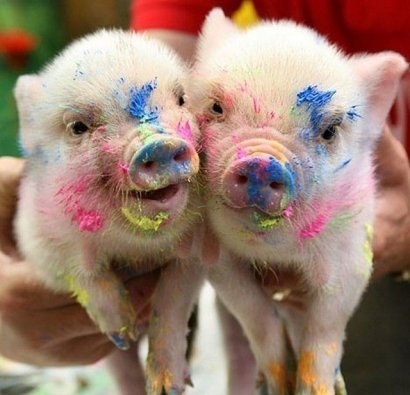
#> input picture LAB3/imgs-P3/1330546519_1-2.jpg, 410 x 395 px; its folder holds only this picture in this run
$ python LAB3-t3.py
#> lines starting #> are read from the running program, lines starting #| are printed output that depends on the picture
import numpy as np
import matplotlib.pyplot as plt
import time
from scipy.signal import convolve2d
import os
from PIL import Image

def my_mask(n):
    matrix = -np.ones((n+1, n+1))
    for i in range(n+1):
        matrix[i, :i+1] = 1
    np.fill_diagonal(matrix, 0)
    return matrix

def convolution_spatial_domain(image, mask):
    return convolve2d(image, mask, mode='same')

def convolution_frequency_domain(image, mask):
    fimage = np.fft.fft2(image, s=image.shape)
    fmask = np.fft.fft2(mask, s=image.shape)
    fconvolution = fimage * fmask
    return np.fft.ifft2(fconvolution).real

def measure_time(func, image, mask):
    start_time = time.time()
    func(image, mask)
    return time.time() - start_time

def load_and_resize_images_from_folder(folder, target_size=(256, 256)):
#> called with folder = './imgs-P3/', target_size = (256, 256)
    images = []
    for filename in os.listdir(folder):
        if filename.lower().endswith(('.jpg', '.png', '.jpeg')):
            img_path = os.path.join(folder, filename)
            with Image.open(img_path) as img:
#> img is the input picture: PIL image 410x395 RGB; mean R, G, B 153.3, 126.3, 111.5
                img_resized = img.resize(target_size)
                images.append(np.array(img_resized.convert('L')))
    return images

# Путь к папке с изображениями
folder_path = './imgs-P3/'  # Замените на ваш путь

# Загрузка и изменение размера изображений из папки
loaded_images = load_and_resize_images_from_folder(folder_path)
#> loaded_images = 1 item

mask_sizes = [3, 5, 7]  # Размеры масок для тестирования
times_spatial = {mask_size: [] for mask_size in mask_sizes}
times_frequency = {mask_size: [] for mask_size in mask_sizes}

for image in loaded_images:
    for mask_size in mask_sizes:
        mask = my_mask(mask_size)

        # Измерение времени
        time_spatial = measure_time(convolution_spatial_domain, image, mask)
        time_frequency = measure_time(convolution_frequency_domain, image, mask)

        times_spatial[mask_size].append(time_spatial)
        times_frequency[mask_size].append(time_frequency)
#> this loop made 1 pass

# Вычисление среднего времени выполнения для каждого размера маски
avg_times_spatial = [np.mean(times_spatial[mask_size]) for mask_size in mask_sizes]
#> avg_times_spatial = [0.00272, 0.00538, 0.0086]
avg_times_frequency = [np.mean(times_frequency[mask_size]) for mask_size in mask_sizes]
#> avg_times_frequency = [0.0064, 0.00567, 0.00558]

# Построение графиков
plt.figure(figsize=(10, 6))
plt.plot(mask_sizes, avg_times_spatial, marker='o', label='Spatial Domain')
plt.plot(mask_sizes, avg_times_frequency, marker='x', label='Frequency Domain')
plt.xlabel('Mask Size')
plt.ylabel('Average Time (seconds)')
plt.title('Average Convolution Times for Different Mask Sizes')
plt.legend()
plt.show()
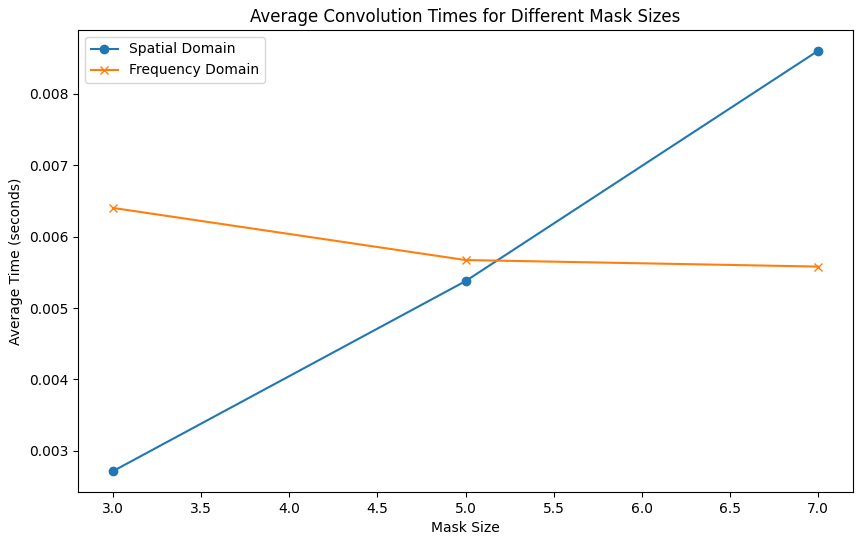
#> figure drawn by matplotlib, 1 panel

$ run again, on LAB3/imgs-P3/einstein.jpg
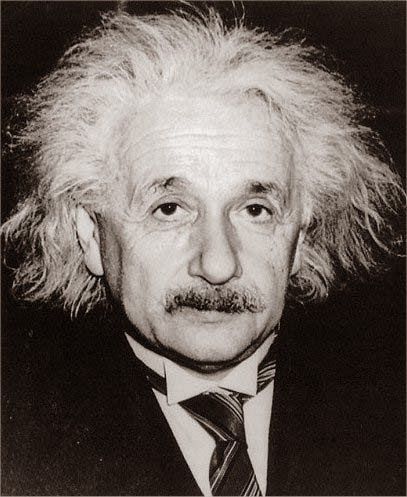
#> input picture LAB3/imgs-P3/einstein.jpg, 407 x 497 px
#> in load_and_resize_images_from_folder, img is the input picture: PIL image 407x497 RGB; mean R, G, B 102.8, 93.9, 88.5
#> in load_and_resize_images_from_folder, `img_resized = img.resize(target_size)`:
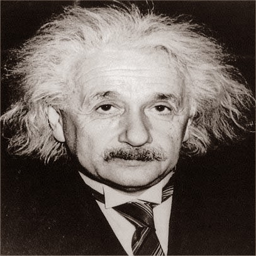
#> img_resized: PIL image 256x256 RGB; mean R, G, B 102.8, 93.8, 88.4
#> loaded_images = 1 item
#> the loop `for image in loaded_images:` made 1 pass
#> avg_times_spatial = [0.00271, 0.00495, 0.00851]
#> avg_times_frequency = [0.00514, 0.0049, 0.0057]
#> `plt.show()`:
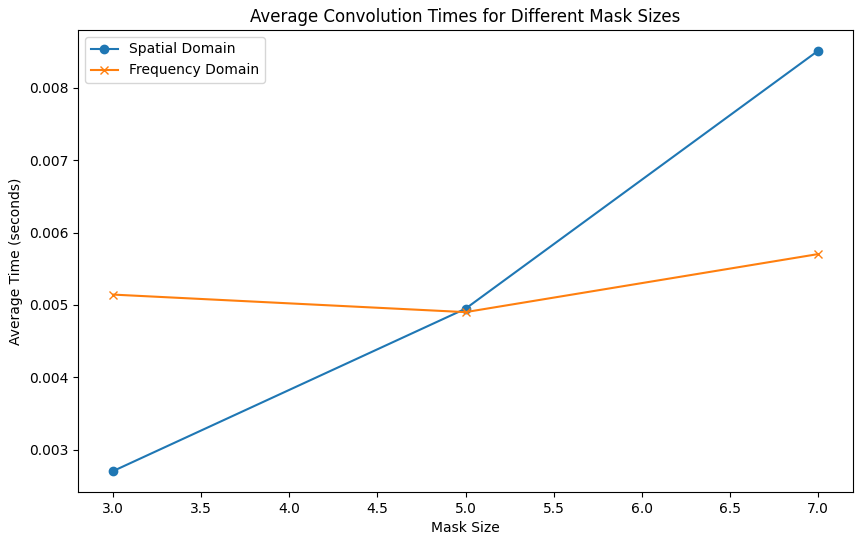
#> figure drawn by matplotlib, 1 panel

$ run again, on LAB3/imgs-P3/1331031843_fun-1.jpg
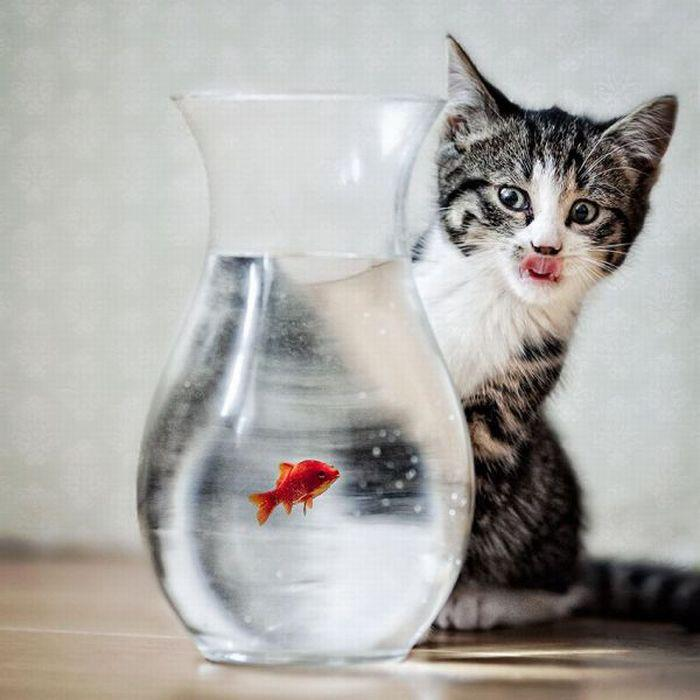
#> input picture LAB3/imgs-P3/1331031843_fun-1.jpg, 700 x 700 px
#> in load_and_resize_images_from_folder, img is the input picture: PIL image 700x700 RGB; mean R, G, B 172.7, 171, 167.6
#> loaded_images = 1 item
#> the loop `for image in loaded_images:` made 1 pass
#> avg_times_spatial = [0.0028, 0.00544, 0.00892]
#> avg_times_frequency = [0.00557, 0.00528, 0.00526]
#> `plt.show()`:
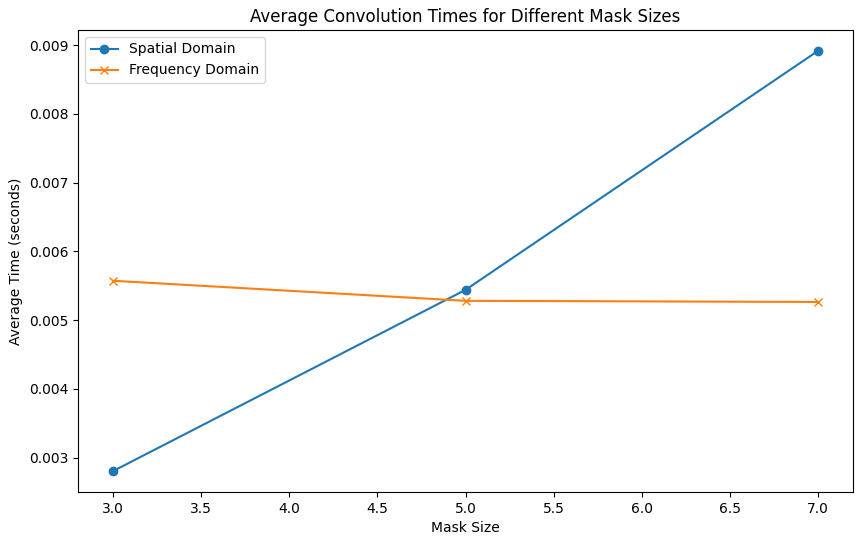
#> figure drawn by matplotlib, 1 panel
